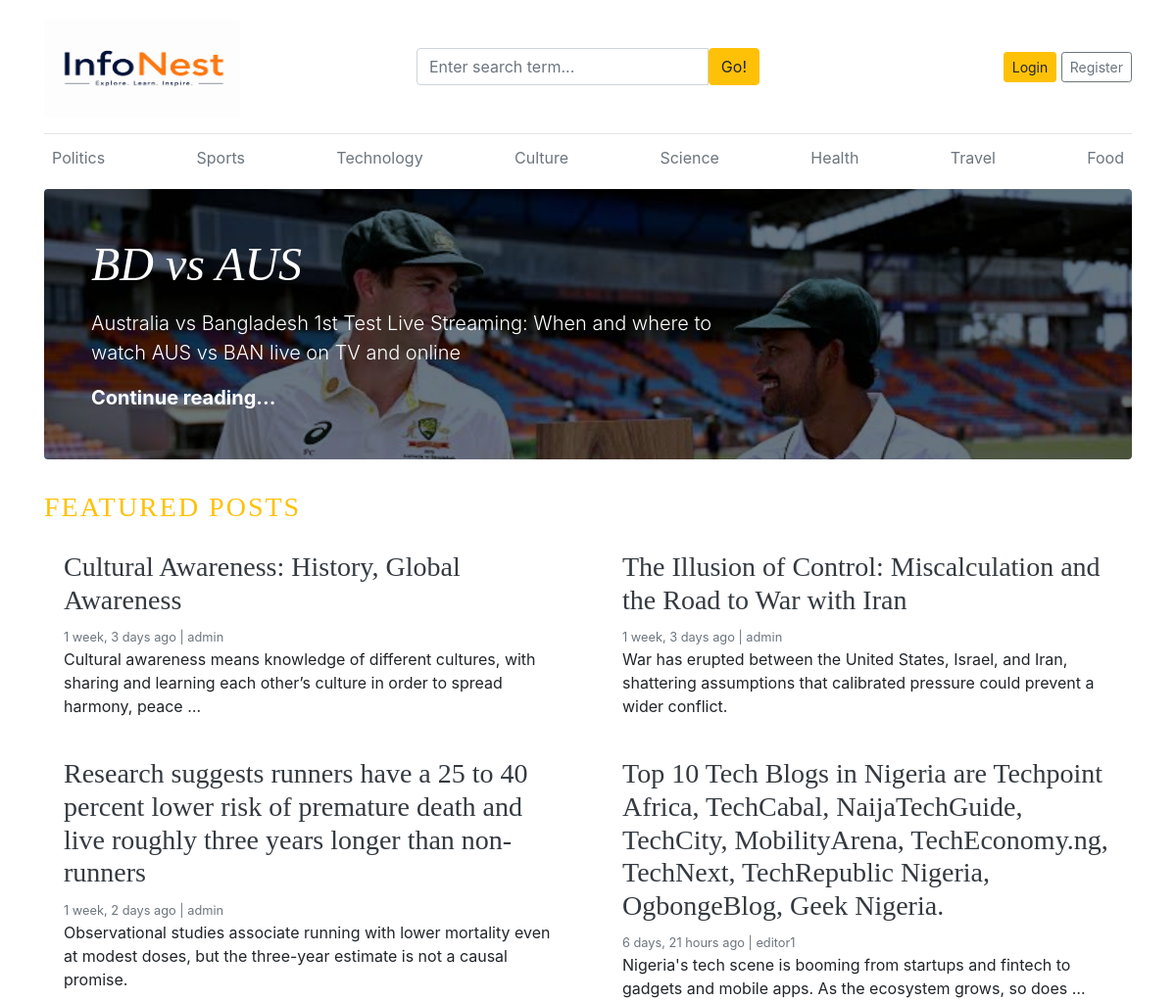
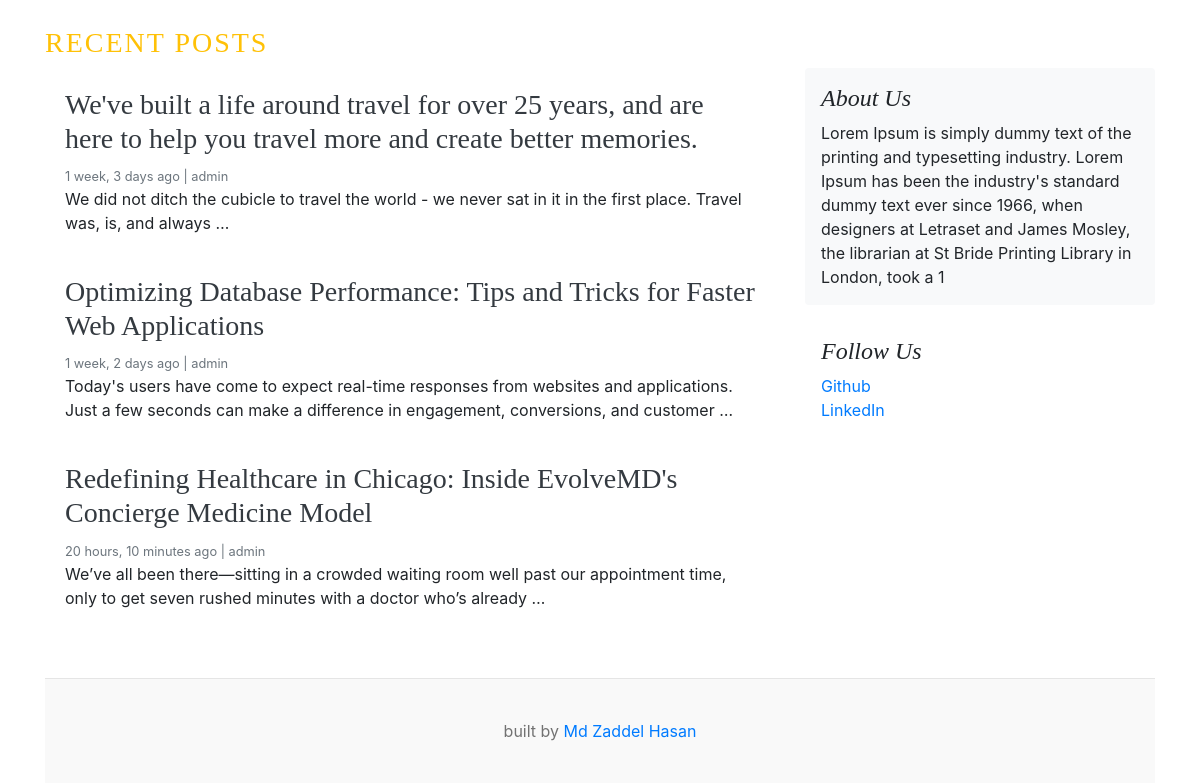
The page / on the database its author committed (2 pictures, top to bottom).
### blogs/models.py (models this page shows, shortened)
class Category(models.Model):
    category_name = models.CharField(max_length=100,unique=True)
    created_at = models.DateTimeField(auto_now_add=True)
    updated_at = models.DateTimeField(auto_now=True)
    class Meta:
        verbose_name = 'Category'
        verbose_name_plural = 'Categories'

class Blog(models.Model):
    title = models.CharField(max_length=200)
    slug = models.SlugField(max_length=200, unique=True, blank=True)
    category = models.ForeignKey(Category, on_delete=models.CASCADE)
    author = models.ForeignKey(User, on_delete=models.CASCADE)
    featured_image = models.ImageField(upload_to='uploads/%Y/%m/%d/')
    short_description = models.TextField(max_length=500)
    blog_body = models.TextField(max_length=2000)
    status = models.CharField(max_length=20, choices=STATUS_CHOICES, default="Draft")
    is_featured = models.BooleanField(default=False)
    created_at = models.DateTimeField(auto_now_add=True)
    updated_at = models.DateTimeField(auto_now=True)
    class Meta:
        verbose_name = 'Blog'
        verbose_name_plural = 'Blogs'

### aboutUs/models.py (models this page shows, shortened)
class About(models.Model):
    about_heading = models.CharField(max_length=25)
    about_description = models.TextField(max_length=255)
    created_at = models.DateTimeField(auto_now_add=True)
    updated_at = models.DateTimeField(auto_now=True)
    class Meta:
        verbose_name_plural = 'About'

class SocialLink(models.Model):
    platfrom = models.CharField(max_length=25)
    link = models.URLField(max_length=100)
    created_at = models.DateTimeField(auto_now_add=True)
    updated_at = models.DateTimeField(auto_now=True)
    class Meta:
        verbose_name_plural = 'SocialLink'

### blog_main/views.py (the view)
# urls.py: 2. Add a URL to urlpatterns:  path('', views.home, name='home')
def home(request):
    categories = Category.objects.all()
    featured_post = Blog.objects.filter(is_featured=True, status='Published').order_by('updated_at')
    recent_post = Blog.objects.filter(is_featured=False, status='Published').order_by('updated_at')
    try:
        about = About.objects.get()
    except:
        about = None
    context = {
        'categories': categories,
        'featured_post': featured_post,
        'recent_post': recent_post,
        'about': about,
    }
    return render(request, 'home.html', context)

### blogs/context_processors.py (called while the page is built)
def get_categories(request):
    categories = Category.objects.all()
    return dict(categories=categories)

def get_social_link(request):
    social_links = SocialLink.objects.all()
    return dict(social_links=social_links)

### templates/home.html
{% extends 'base.html' %}
{% block content %}
{%for post in featured_post%}
  {% if forloop.first %}
  <div class="jumbotron p-3 p-md-5 text-white rounded bg-dark" style="background-image: url('{{ post.featured_image.url }}'); background-blend-mode: overlay; background-size: cover;">
    <div class="col-md-8 px-0">
      <h1 class="display-4 font-italic">{{ post.title }}</h1>
      <p class="lead my-3">{{ post.short_description | truncatewords:20 }}</p>
      <p class="lead mb-0"><a href="{% url 'blogs' post.slug %}" class="text-white font-weight-bold">Continue reading...</a></p>
    </div>
  </div>
  {% endif %}
{% endfor %}
  <h3 class="text-uppercase text-warning" style="letter-spacing: 2px;">Featured Posts</h3>
    <div class="row mb-2">
      {% for post in featured_post %}
        {% if not forloop.first %}
        <div class="col-md-6">
          <div class="card border-0" >
            <div class="card-body">
              <h3><a href="{% url 'blogs' post.slug %}" class="text-dark">{{ post.title }}</a></h3>
              <small class="mb-1 text-muted">{{ post.created_at| timesince }} ago | {{ post.author }}</small>
              <p class="card-text">{{ post.short_description | truncatewords:20 }}</p>
            </div>
          </div>
        </div>
        {% endif %}
      {% endfor %}
    </div>
  <h3 class="text-uppercase text-warning" style="letter-spacing: 2px;">Recent Posts</h3>
    <main role="main" class="container p-0">
      <div class="row">
        <div class="col-md-8 blog-main">
          {% for post in recent_post %}
          <div class="card border-0" >
            <div class="card-body">
              <h3> <a href="{% url 'blogs' post.slug %}" class="text-dark">{{ post.title }}</a></h3>
              <small class="mb-1 text-muted">{{ post.created_at | timesince }} ago | {{ post.author }}</small>
              <p class="card-text">{{ post.short_description | truncatewords:25 }}</p>
            </div>
          </div>
          {% endfor %}
        </div>
        <aside class="col-md-4 blog-sidebar">
          <div class="p-3 mb-3 bg-light rounded">
            <h4 class="font-italic">{{about.about_heading}}</h4>
            <p class="mb-0">{{about.about_description}}</p>
          </div>
          {%if social_links %}
          <div class="p-3">
            <h4 class="font-italic">Follow Us</h4>
            <ol class="list-unstyled">
              {% for i in social_links %}
                <li><a href="{{ i.link }}" target="_blank">{{i.platfrom}}</a></li>
              {% endfor %}
            </ol>
          </div>
          {% endif %}
        </aside>
      </div>
    </main>
{% endblock %}

### templates/base.html (shortened to what this page needs)
{% load static %}
<!DOCTYPE html>
<html lang="en">
<head>
    <link href="https://getbootstrap.com/docs/4.0/dist/css/bootstrap.min.css" rel="stylesheet">
    <link href="{% static 'css/blog.css' %}" rel="stylesheet">
    <link rel="stylesheet" href="https://cdnjs.cloudflare.com/ajax/libs/font-awesome/4.7.0/css/font-awesome.min.css">
  </head>
<body>
    <div class="container">
      <header class="blog-header py-3">
        <div class="row flex-nowrap justify-content-between align-items-center">
          <div class="col-4 pt-1">
            <a class="blog-header-logo text-dark" href="/"><img src="{% static 'images/logo.png' %}" alt="Logo" width="200" height="100"></a>
          </div>
          <div class="col-4">
            <form action="{% url 'search' %}" method="GET">
              <div class="input-group">
                <input class="form-control" type="text" name="keyword" value="{{ keyword }}" placeholder="Enter search term..." aria-label="Enter search term..." aria-describedby="button-search" />
                <button type="submit" class="btn btn-warning rounded-right" id="button-search" type="button">Go!</button>
            </div>
            </form>
          </div>
          <div class="col-4 d-flex justify-content-end align-items-center">
            {% if not user.is_authenticated %}
            <a class="btn btn-sm btn-warning" href="{% url 'login' %}">Login</a> &nbsp;
            <a class="btn btn-sm btn-outline-secondary" href="{% url 'register' %}">Register</a>
            {% else %}
            <span><a href="{% url 'dashboard' %}">Dashboard</a></span> &emsp;
            <span><a href="{% url 'logout' %}">Logout</a></span>
            {% endif %}
          </div>
        </div>
      </header>
      <div class="nav-scroller py-1 mb-2">
        <nav class="nav d-flex justify-content-between">
          {% for cat in categories %}
          <a class="p-2 text-muted" href="{% url 'posts_by_category' cat.id %}">{{ cat.category_name }}</a>
          {% endfor %}
        </nav>
      </div>
{% block content %}
{% endblock %}
    <footer class="blog-footer mt-5">
        <p> built by <a href="#">Md Zaddel Hasan</a></p>
    </footer>
</body>
</html>

### blog_main/static/css/blog.css (style rules this page uses)
.blog-header { border-bottom: 1px solid #e5e5e5; }
.blog-header-logo { font-family: "Playfair Display", Georgia, "Times New Roman", serif; font-size: 2.25rem; }
h1, h2, h3, h4, h5, h6 { font-family: "Playfair Display", Georgia, "Times New Roman", serif; }
.display-4 { font-size: 2.5rem; }
@media (min-width: 768px) { .display-4 { font-size: 3rem; } }
.blog-footer { padding: 2.5rem 0; color: #727272; text-align: center; background-color: #f9f9f9; border-top: .05rem solid #e5e5e5; }
.blog-footer p:last-child { margin-bottom: 0; }

### rows shown on the page
Category: category_name "Politics"
Category: category_name "Sports"
Category: category_name "Technology"
Category: category_name "Culture"
Category: category_name "Science"
Category: category_name "Health"
Category: category_name "Travel"
Category: category_name "Food"
Blog: featured_image (picture), title "BD vs AUS", short_description "Australia vs Bangladesh 1st Test Live Streaming: When and where to watch AUS vs BAN live on TV and online"
Blog: title "Cultural Awareness: History, Global Awareness", created_at "1 week, 3 days", author "admin", short_description "Cultural awareness means knowledge of different cultures, with sharing and learning each other’s culture in order to spread harmony, peace …"
Blog: title "The Illusion of Control: Miscalculation and the Road to War with Iran", created_at "1 week, 3 days", author "admin", short_description "War has erupted between the United States, Israel, and Iran, shattering assumptions that calibrated pressure could prevent a wider conflict."
Blog: title "Research suggests runners have a 25 to 40 percent lower risk of premature death and live roughly three years longer than non-runners", created_at "1 week, 2 days", author "admin", short_description "Observational studies associate running with lower mortality even at modest doses, but the three-year estimate is not a causal promise."
Blog: title "Top 10 Tech Blogs in Nigeria are Techpoint Africa, TechCabal, NaijaTechGuide, TechCity, MobilityArena, TechEconomy.ng, TechNext, TechRepublic Nigeria, OgbongeBlog, Geek Nigeria.", created_at "6 days, 21 hours", author "editor1", short_description "Nigeria's tech scene is booming from startups and fintech to gadgets and mobile apps. As the ecosystem grows, so does …"
Blog: title "We've built a life around travel for over 25 years, and are here to help you travel more and create better memories.", created_at "1 week, 3 days", author "admin", short_description "We did not ditch the cubicle to travel the world - we never sat in it in the first place. Travel was, is, and always …"
Blog: title "Optimizing Database Performance: Tips and Tricks for Faster Web Applications", created_at "1 week, 2 days", author "admin", short_description "Today's users have come to expect real-time responses from websites and applications. Just a few seconds can make a difference in engagement, conversions, and customer …"
Blog: title "Redefining Healthcare in Chicago: Inside EvolveMD's Concierge Medicine Model", created_at "20 hours, 10 minutes", author "admin", short_description "We’ve all been there—sitting in a crowded waiting room well past our appointment time, only to get seven rushed minutes with a doctor who’s already …"
About: about_heading "About Us", about_description "Lorem Ipsum is simply dummy text of the printing and typesetting industry. Lorem Ipsum has been the industry's standard dummy text ever since 1966, when designers at Letraset and James Mosley, the librarian at St Bride Printing Library in London, took a 1"
SocialLink: platfrom "Github"
SocialLink: platfrom "LinkedIn"
